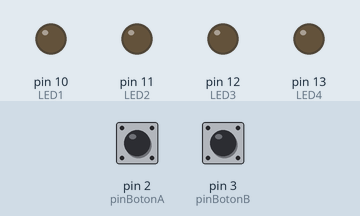
Recording of a sketch running on a simulated Arduino Uno, built with avr-gcc and run on an emulated ATmega328P. Shown: output pins drawn as LEDs (lit = HIGH). The test bench sets the inputs (shaded band); at power-on: pin 2 (pinBotonA) LOW, pin 3 (pinBotonB) LOW.

Above: at 1.2 s.
1.3 s: pin 2 (pinBotonA) pulled HIGH for 0.15 s
At 1.7 s:
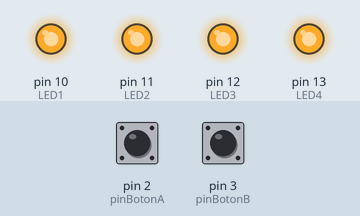
2.9 s: pin 3 (pinBotonB) pulled HIGH for 0.15 s
At 4.1 s:
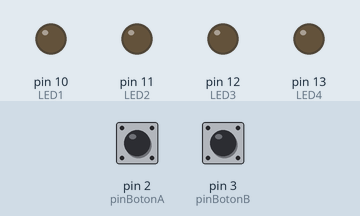
4.5 s: pin 2 (pinBotonA) pulled HIGH for 1 s
At 5.3 s:
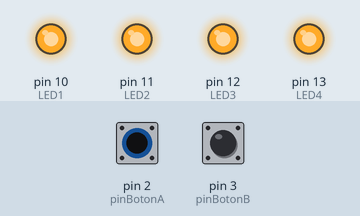
7.0 s: pin 2 (pinBotonA) driven HIGH and pin 3 (pinBotonB) driven HIGH
At 7.5 s:
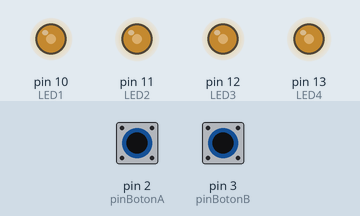
8.5 s: pin 3 (pinBotonB) driven LOW
At 9.4 s:
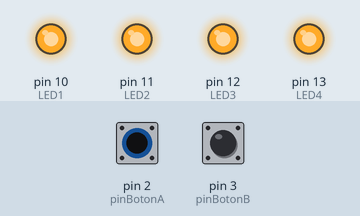
Timing chart, 0 to 11.0 s (numbered marks = the images above; inputs shaded):
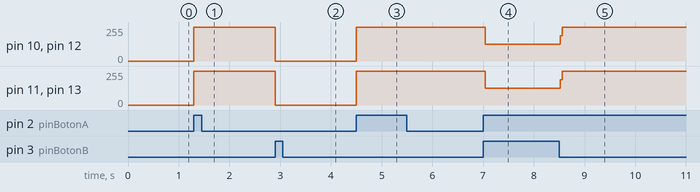

Measured:
- after the input at 1.3 s, pin 10 (LED1), pin 11 (LED2), pin 12 (LED3), pin 13 (LED4): 0/255 → 255/255 at once
- after the input at 2.9 s, pin 10 (LED1), pin 11 (LED2), pin 12 (LED3), pin 13 (LED4): 255/255 → 0/255 at once
- after the input at 4.5 s, pin 10 (LED1), pin 11 (LED2), pin 12 (LED3), pin 13 (LED4): 0/255 → 255/255 at once
- after the input at 7.0 s, pin 10 (LED1), pin 12 (LED3): 255/255 → 124/255 at once; pin 11 (LED2), pin 13 (LED4): 255/255 → 125/255 at once
- after the input at 8.5 s, pin 10 (LED1), pin 12 (LED3): 124/255 → 255/255 at once; pin 11 (LED2), pin 13 (LED4): 125/255 → 255/255 at once

The sketch:

Pulsador2.ino
```cpp
int LED1 = 10;                  //Nombramos los pines
int LED2 = 11;
int LED3 = 12;
int LED4 = 13;

int pinBotonA = 2;              //Conectamos el botónA al pin 2
int pinBotonB = 3;              //Conectamos el botónB al pin 3

void setup() {
  pinMode(LED1,OUTPUT);         //Configuramos los pines
  pinMode(LED2,OUTPUT);
  pinMode(LED3,OUTPUT);
  pinMode(LED4,OUTPUT);

  pinMode(pinBotonA,INPUT);
  pinMode(pinBotonB,INPUT);
}

void loop() {

  if(digitalRead(pinBotonA) == HIGH){          //Si estamos pulsandoA
      digitalWrite(LED1,HIGH);    //Encender LEDs
      digitalWrite(LED2,HIGH);
      digitalWrite(LED3,HIGH);
      digitalWrite(LED4,HIGH);
  }
  if(digitalRead(pinBotonB) == HIGH){
      digitalWrite(LED1,LOW);    //Apagar LEDs
      digitalWrite(LED2,LOW);
      digitalWrite(LED3,LOW);
      digitalWrite(LED4,LOW);
  }
}
```
